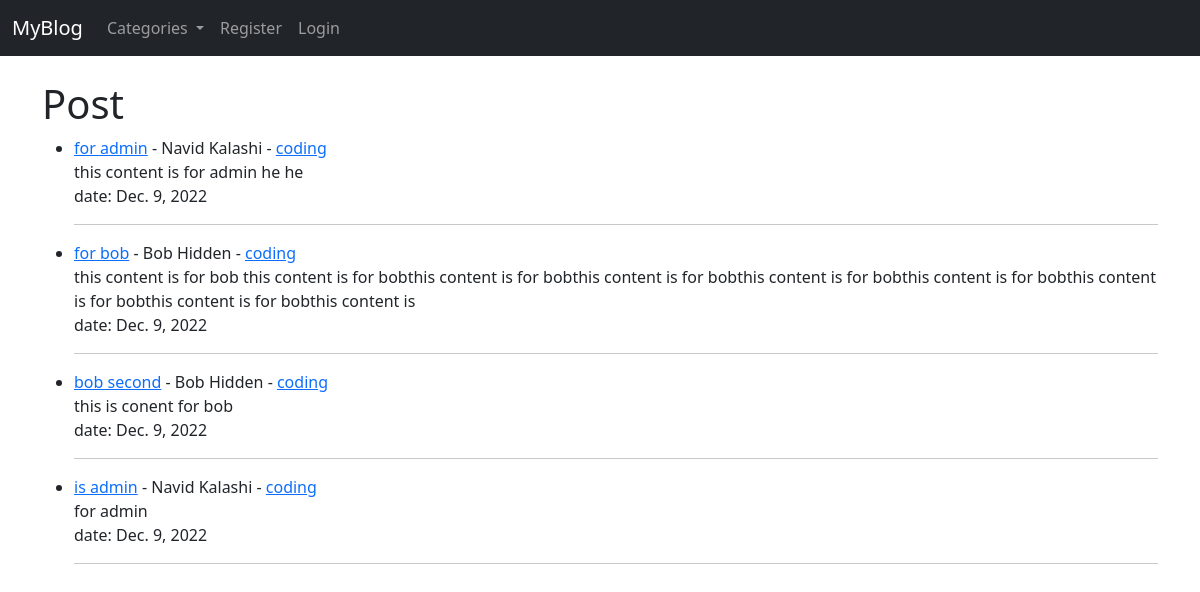
Before: / with the older database file.
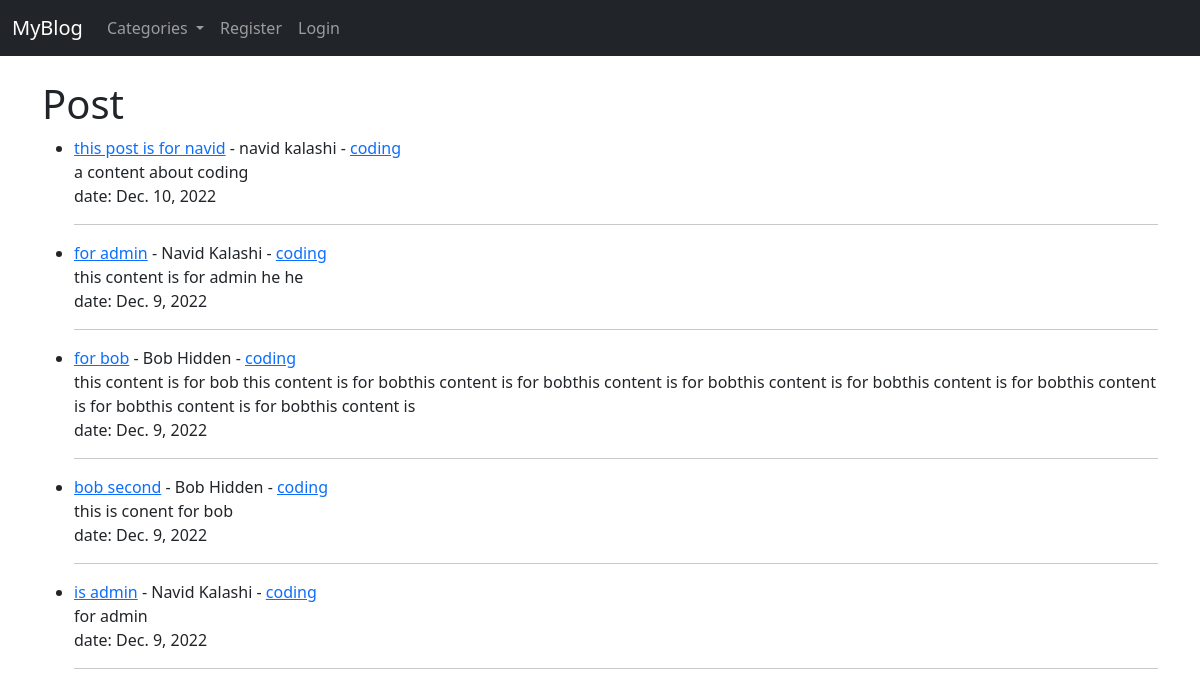
After: the same page with the newer database file.
### blog/models.py (models this page shows, shortened)
class Post(models.Model):
    title = models.CharField(max_length=255)
    title_tag = models.CharField(max_length=255)
    author = models.ForeignKey(User, on_delete=models.CASCADE)
    body = models.TextField()
    date = models.DateField(auto_now_add=True)
    category = models.CharField(max_length=255, default='coding')
    likes = models.ManyToManyField(User, related_name='blog_posts')

### blog/views.py (the view)
# urls.py: path('', HomeView.as_view(), name='home'),
class HomeView(ListView):
    model = Post
    template_name = 'home.html'
    ordering = ['-date']
    def get_context_data(self, *args, **kwargs):
        cat_menu = Category.objects.all()
        context = super(HomeView, self).get_context_data(*args, **kwargs)
        context['cat_menu'] = cat_menu
        return context

### blog/models.py (called while the page is built)
    def __str__(self):
        return self.name

### blog/templates/home.html (shortened to what this page needs)
{% extends 'base.html' %}
{% block content %}
    <h1>Post</h1>
    <ul>
        {% for post in object_list %}
        <li><a href="{% url 'article_detail' post.pk %}">{{post.title}}</a>
             - {{post.author.first_name}} {{post.author.last_name}}
             - <a href="{% url 'category' post.category|slugify %}">{{post.category}}</a>
            <br>
            {{post.body|slice:':200'|safe}}</li>
            date: {{post.date}}
            <hr>
        {% endfor %}
    </ul>
{% endblock content %}

Changed rows visible on the page:
added Post: title "this post is for navid", author.first_name "navid", author.last_name "kalashi", category "coding", body "a content about coding", date "Dec. 10, 2022"
